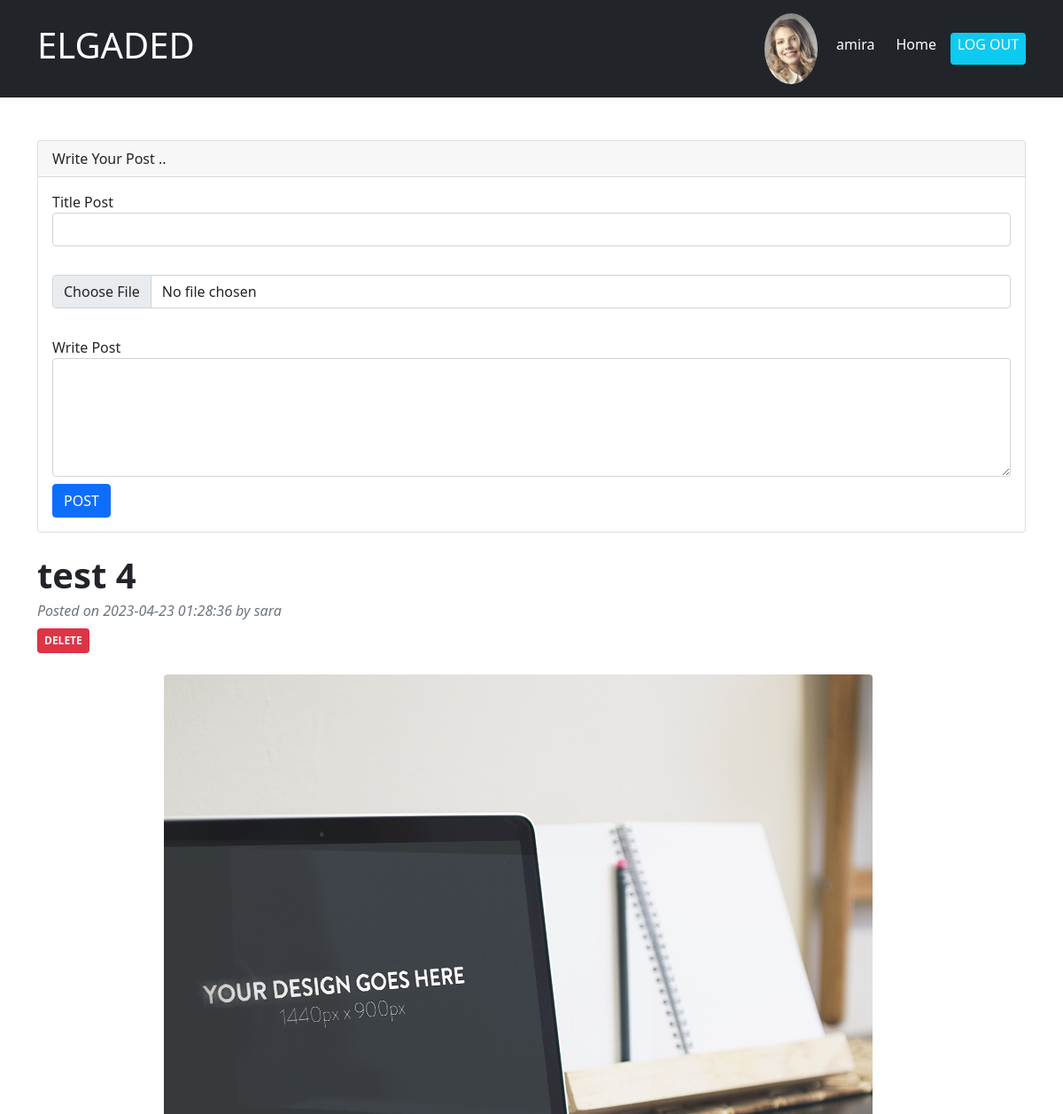
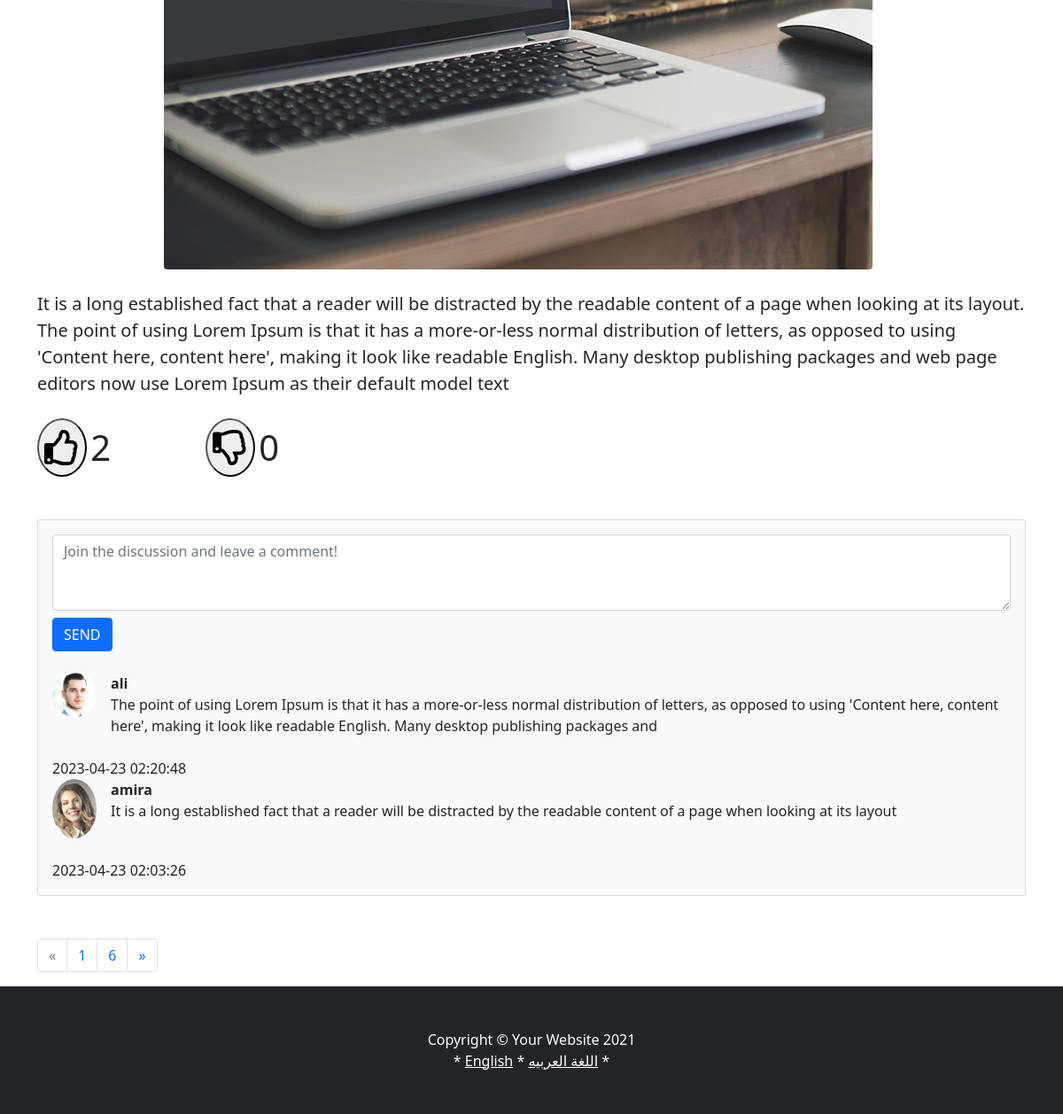
/index.php (signed in), run on the app's committed database (2 pictures, top to bottom).
### tables this page shows
CREATE TABLE `users` (
  `id` int(11) NOT NULL,
  `name` varchar(225) NOT NULL,
  `email` varchar(225) NOT NULL,
  `password` varchar(50) NOT NULL,
  `gender` bit(1) DEFAULT b'0',
  `role` enum('admin','editor','user') DEFAULT 'user',
  `avtar` varchar(225) DEFAULT NULL,
  `created_by` int(11) DEFAULT NULL,
  `created_at` timestamp NULL DEFAULT current_timestamp()
);

CREATE TABLE `posts` (
  `id` int(11) NOT NULL,
  `post_title` varchar(225) DEFAULT NULL,
  `post_body` text NOT NULL,
  `image_post` varchar(225) DEFAULT NULL,
  `created_at` timestamp NULL DEFAULT current_timestamp(),
  `created_by` int(11) NOT NULL,
  `statues` enum('pending','approved','rejected') DEFAULT 'pending',
  `action_by` int(11) DEFAULT NULL
);

CREATE TABLE `comments` (
  `id` int(11) NOT NULL,
  `comment_body` varchar(225) DEFAULT NULL,
  `created_at` timestamp NULL DEFAULT current_timestamp(),
  `post_id` int(11) NOT NULL,
  `user_id` int(11) NOT NULL
);

### messages_en.php (called while the page is built)
<?Php
   $masseges = [
     "User Registeration" => "User Registeration",
     "Full Name" => "Full Name",
     "Email Address" => "Email Address",
     "Password" => "Password",
     "Repeat Password" => "Repeat Password",
     "Male" => "Male ",
     "Female" => "Female ",
     "Click to Login" => "Click to Login ",
     "Already have Account?" => "Already have Account? ",
     "Sign In" => "Sign In ",
     "dir" => "ltr",
     "User login" => "User login",
     "Remember me" => "Remember me",
     "Not a member yet?" => "Not a member yet?",
     "Create your Account" => "Create your Account",
     "forget password ?" => "forget password ?",
     "ELGADED" => "ELGADED",
     "Home" => "Home",
     "LOG OUT" => "LOG OUT",
     "Write Your Post .." => "Write Your Post ..",
     "Address Article" => "Address Article",
     "Title Post" => "Title Post",
     "Write Post" => "Write Post",
     "POST" => "POST",
     "DELETE" => "DELETE",
     "EIDIT" => "EDITE",
     "Approve" => "Approve",
     "Reject" => "Reject",
     "Edit Your Post .." => "Edit Your Post ..",
     "SEND" => "SEND",
     "" => ""
   ];

### index.php (the view, shortened to what this page needs)
<?php
require_once("navbar.php");
$cn = mysqli_connect(HOST_NAME, DB_USER_NAME, DB_PASSWORD, DB_NAME, DB_PORT);
$page_limet = 1;
$qyr = "select count(`id`) as totalpages from posts ";
$rslt = mysqli_query($cn, $qyr);
$posts = mysqli_fetch_assoc($rslt);
$total_pages = $posts['totalpages'];
$pages_num = ceil($total_pages / $page_limet);
if (isset($_GET['page']) && $_GET['page'] >= 1 && $_GET['page'] <= $pages_num) {
    $page = filter_var(trim($_GET['page']), FILTER_SANITIZE_NUMBER_INT);
} else {
    $page = 1;
}
$offset = ($page - 1) * $page_limet;
?>
<div class="container mt-5 m">
    <div class="row">
        <div class="col-lg-12">
            <div class="card mb-4">
                <div class="card-header"><?= $masseges["Write Your Post .."] ?> </div>
                <div class="card-body">
                    <div class="row">
                        <form action="create_post.php" method="POST" enctype="multipart/form-data">
                            <div class="form-group">
                                <label for="inputAddress"><?= $masseges["Title Post"] ?></label>
                                <input type="text" name="post_title" class="form-control mb-2" id="inputAddress"></br>
                                <input type="file" name="img_post" class="form-control mb-2"> </br>
                                <label for="inputAddress2"><?= $masseges["Write Post"] ?></label>
                                <textarea name="post_body" class="form-control mb-2" id="inputAddress2" rows="5"> </textarea>
                            </div>
                            <button type="submit" class="btn btn-primary"><?= $masseges["POST"] ?></button>
                        </form>
                    </div>
                </div>
            </div>
            <article>
                <?php
                if ($user["role"] != "admin") $status_cond = "statues = 'approved'";
                else $status_cond = "statues in ('approved' ,'pending')";
                $qyr = "SELECT po.id,po.post_title,po.post_body,po.image_post, po.created_by, po.created_at,po.statues,us.name FROM posts po join users us on (us.id = po.created_by) where $status_cond  order by po.created_at desc LIMIT $page_limet OFFSET $offset";
                $rslt = mysqli_query($cn, $qyr);
                while ($post = mysqli_fetch_assoc($rslt)) {
                ?>
                    <header class="mb-4">
                        <h1 class="fw-bolder mb-1"><?= $post['post_title']; ?></h1>
                        <div class="text-muted fst-italic mb-2">Posted on <?= $post['created_at']; ?> by <?= $post['name']; ?></div>
                        <?php
                        if ($user["role"] == "admin" && $post["statues"] != "approved") {
                        ?>
                            <a class="badge bg-success text-decoration-none link-light p-2" href="action_post.php?post_id=<?= $post['id'] ?>&action=approved"><?= $masseges["Approve"] ?></a>
                            <a class="badge bg-danger text-decoration-none link-light p-2" href="action_post.php?post_id=<?= $post['id'] ?>&action=rejected"><?= $masseges["Reject"] ?></a>
                            <?php
                        } else {
                            if ($user["id"] == $post['created_by'] || $user["role"] == "admin") {
                            ?>
                                <a class="badge bg-danger text-decoration-none link-light p-2" href="delete_post.php?post_id=<?= $post['id'] ?>"><?= $masseges["DELETE"] ?>
                                </a>
                            <?php
                            }
                            ?>
                        <?php
                        }
                        ?>
                    </header>
                    <figure class="mb-4 row justify-content-center">
                        <?php if($post['image_post'] != 'null'){ ?>
                        <div style="width: 75%;">
                        <img class="img-fluid rounded" src="<?= $post['image_post'];?>" alt="<?= $post['post_title'];?>"  />
                        </div>
                        <?php }else{ ?>
                         <div> </div>
                        <?php }?>
                    </figure>
                    <section class="mb-5">
                        <p class="fs-5 mb-0">
                            <?= $post['post_body'];?>
                        </p></br>
                        <?php
                        $qyr = "SELECT count(*) c  FROM likes   where `like` ='like' and post_id =".$post['id'];
                        $rslt = mysqli_query($cn , $qyr);
                        $likes = mysqli_fetch_assoc($rslt);
                        ?>
                        <div class="row">
                        <div class="col-2">
                        <form action="like_post.php" method="post" >
                        <button type="submit"  onclick="cgreen()" class="font_rate rounded-circle" name="like" value="like">
                        <i class="far fa-thumbs-up rounded-circle" id="like"></i>
                        </button>
                        <span  class="font_rate"><?php  echo $likes['c']?></span>
                        </form>
                        </div>
                        <?php
                        $qyr = "SELECT count(*) c   FROM likes   where `like` ='dislike' and post_id =".$post['id'];
                        $rslt = mysqli_query($cn , $qyr);
                        $likes = mysqli_fetch_assoc($rslt);
                        ?>
                        <div class="col-2">
                        <form action="like_post.php" method="post">
                        <button type="submit"  onclick="cred()" class="font_rate rounded-circle" name="dislike" value="dislike">
                        <i class="far fa-thumbs-down rounded-circle" id="dislike"></i>
                        </button>
                        <span  class="font_rate"><?=  $likes['c']?></span>
                        </form>
                        </div>
                        </div>
                    </section>
            </article>
            <section class="mb-5 ">
                <div class="card bg-light">
                    <div class="card-body">
                        <form class="mb-4" action="comment.php" method="post">
                            <textarea class="form-control" rows="3" placeholder="Join the discussion and leave a comment!" name="comment_body"></textarea>
                            <button type="submit" class="btn btn-primary mt-2"><?= $masseges["SEND"] ?></button>
                        </form>
                        <?php
                        $qyr = "SELECT us.name, us.avtar ,us.id, po.id , com.comment_body,com.post_id,com.user_id , com.created_at from users us join comments com on (us.id = com.user_id) join posts po on (po.id = com.post_id)  where com.post_id = po.id  order by com.created_at desc";
                        $rslt = mysqli_query($cn, $qyr);
                        while ($comment = mysqli_fetch_assoc($rslt)) {
                        if($post['id'] == $comment['post_id']){
                        ?>
                            <div class="d-flex mb-4 ">
                                <div class="flex-shrink-0">
                                    <?php
                                    if($comment['avtar'] == null){
                                    ?>
                                    <img src="assets/images/profile-picture.png" alt="user_photo" class="rounded-circle" style="width: 60px;">
                                    <?Php
                                    } else {
                                    ?>
                                    <img class="rounded-circle" src="<?= $comment["avtar"] ?>" alt="photo" width="50px" />
                                    <?php } ?>
                                </div>
                                <div class="ms-3">
                                    <div class="fw-bold"><?= $comment["name"] ?></div>
                                    <?= $comment["comment_body"] ?>
                                </div>
                            </div>
                            <span class=" mb-3"><?= $comment["created_at"] ?></span>
                        <?php
                         };
                        } ;
                     ?>
                    </div>
                </div>
            </section>
        <?Php
                 };
        ?>
        </div>
    </div>
</div>
<div class="container  ">
    <div aria-label="Page navigation example" class="w-25 ">
        <ul class="pagination">
            <li class="page-item  <?php if ($page == 1) echo "disabled" ?>">
                <a class="page-link" href="<?php echo $_SERVER["PHP_SELF"] . '?page=' . ($page - 1) ?>" aria-label="Previous">
                    <span aria-hidden="true">&laquo;</span>
                </a>
            </li>
            <li class="page-item"><a class="page-link" href="index.php?page=<?= $page ?>"><?= $page ?></a></li>
            <li class="page-item">
                <a class="page-link" href="index.php?page=<?= $pages_num ?>">
                    <?= $pages_num ?></a>
            </li>
            <li class="page-item <?php if ($page == $total_pages - 1) echo "disabled" ?>">
                <a class="page-link" href="<?php echo $_SERVER["PHP_SELF"] . '?page=' . ($page + 1) ?>" aria-label="Next">
                    <span aria-hidden="true">&raquo;</span>
                </a>
            </li>
        </ul>
    </div>
</div>
<?php
require_once("footer.php");
?>

### header.php (shortened to what this page needs)
<!DOCTYPE html>
<html  lang="<?=$lang;?>" dir="<?=$masseges["dir"];?>">
<head>
    <link href="css/styles.css" rel="stylesheet" />
    <link rel="stylesheet" type="text/css" href="css/style_rate.css">
</head>

### navbar.php (shortened to what this page needs)
<?php
if (empty($_SESSION["user"])) {
    header("location:login.php");
} else {
    $user = $_SESSION["user"];
}
$lang = "en";
if (isset($_SESSION["lang"]) && $_SESSION["lang"] == "ar") require_once("messages_ar.php");
else require_once("messages_en.php");
require_once("header.php");
    $cn = mysqli_connect(HOST_NAME,DB_USER_NAME,DB_PASSWORD,DB_NAME,DB_PORT);
    $qyr = "select * from users where id =".$user['id'] ;
    $rslt = mysqli_query($cn,$qyr);
    $userr = mysqli_fetch_assoc($rslt)
?>
<body>
    <nav class="navbar navbar-expand-lg navbar-dark bg-dark">
        <div class="container">
            <a class="navbar-brand" href="#!">
                <h1><?= $masseges["ELGADED"] ?></h1>
            </a>
            <div class="collapse navbar-collapse" id="navbarSupportedContent">
                <ul class="navbar-nav ms-auto mb-2 mb-lg-0 flex align-items-center">
                    <li class="nav-item ">
<button type="button" class="btn" data-bs-toggle="modal" data-bs-target="#staticBackdrop">
<?php
if($userr['avtar'] == null){
?>
<img src="assets/images/profile-picture.png" alt="user_photo" class="rounded-circle" style="width: 60px;">
<?Php
} else {
?>
<img src="<?=$userr['avtar'];?>" alt="user_photo" class="rounded-circle" style="width: 60px;">
<?php } ?>
</button>
                    </li>
                    <li class="nav-item">
                        <h6 class="nav-link text-white "><?=$userr['name'];?></h6>
                    </li>
                    <li class="nav-item"><a class="nav-link active p-2 mx-2" aria-current="page" href="#">
                            <h6><?= $masseges["Home"] ?></h6>
                        </a></li>
                    <li class="nav-item"><a class="badge bg-info text-decoration-none link-light  " href="logout.php">
                            <h6><?= $masseges["LOG OUT"] ?></h6>
                        </a></li>
                </ul>
            </div>
        </div>
    </nav>

### footer.php (shortened to what this page needs)
    <footer class="py-5 bg-dark">
        <div class="container ">
            <p class="m-0 text-center text-white">Copyright &copy; Your Website 2021</p>
            <p class="no-c m-0 text-center text-white">*
              <a href="chang_lang.php?lang=en" class=" text-white" > English</a> *
              <a href="chang_lang.php?lang=ar" class=" text-white">اللغة العربيه</a> *
            </p>
        </div>
    </footer>
</body>
</html>

### css/style_rate.css (style rules this page uses)
.font_rate { font-size:40px; transition:all 1s ; }

### data on the page
users: avtar (picture), name "amira"
posts: post_title "test 4", created_at "2023-04-23 01:28:36", created_by.name "sara", image_post (picture), post_body "It is a long established fact that a reader will be distracted by the readable content of a page when looking at its layout. The point of using Lorem Ipsum is that it has a more-or-less normal distribution of letters, as opposed to using 'Content here, content here', making it look like readable English. Many desktop publishing packages and web page editors now use Lorem Ipsum as their default model text", c "2", c "0"
comments: user.avtar (picture), user.name "ali", comment_body "The point of using Lorem Ipsum is that it has a more-or-less normal distribution of letters, as opposed to using 'Content here, content here', making it look like readable English. Many desktop publishing packages and", created_at "2023-04-23 02:20:48"
comments: user.avtar (picture), user.name "amira", comment_body "It is a long established fact that a reader will be distracted by the readable content of a page when looking at its layout", created_at "2023-04-23 02:03:26"

### other printed values
$masseges["ELGADED"] "ELGADED"
$masseges["Home"] "Home"
$masseges["LOG OUT"] "LOG OUT"
$masseges["Write Your Post .."] "Write Your Post .."
$masseges["Title Post"] "Title Post"
$masseges["Write Post"] "Write Post"
$masseges["POST"] "POST"
$page "1"
$pages_num "6"
